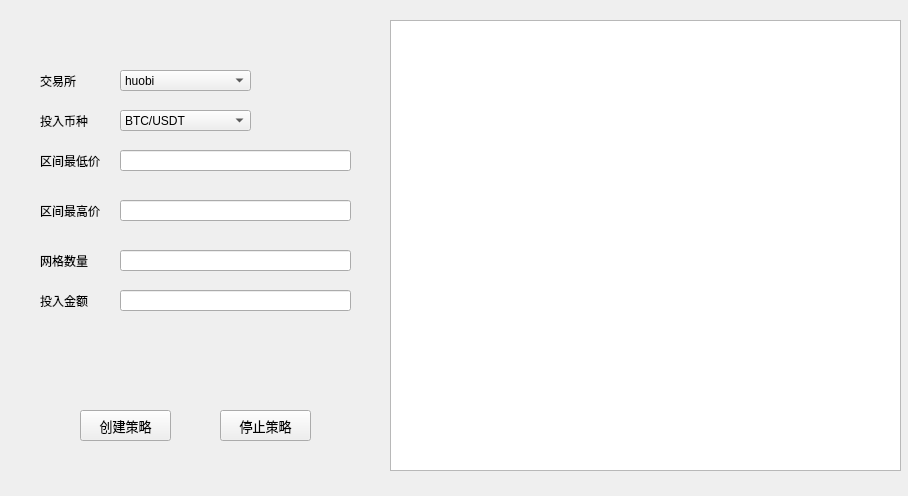
<?xml version="1.0" encoding="UTF-8"?>
<ui version="4.0">
 <class>MainWindow</class>
 <widget class="QMainWindow" name="MainWindow">
  <property name="geometry">
   <rect>
    <x>0</x>
    <y>0</y>
    <width>908</width>
    <height>496</height>
   </rect>
  </property>
  <property name="cursor">
   <cursorShape>ArrowCursor</cursorShape>
  </property>
  <property name="windowTitle">
   <string>网格策略交易自动化 v1.0 mm</string>
  </property>
  <widget class="QWidget" name="centralwidget">
   <widget class="QLabel" name="exchange_name_label">
    <property name="geometry">
     <rect>
      <x>40</x>
      <y>70</y>
      <width>51</width>
      <height>21</height>
     </rect>
    </property>
    <property name="font">
     <font>
      <family>微软雅黑</family>
     </font>
    </property>
    <property name="text">
     <string>交易所</string>
    </property>
   </widget>
   <widget class="QLabel" name="symbol_label">
    <property name="geometry">
     <rect>
      <x>40</x>
      <y>110</y>
      <width>71</width>
      <height>21</height>
     </rect>
    </property>
    <property name="font">
     <font>
      <family>微软雅黑</family>
     </font>
    </property>
    <property name="text">
     <string>投入币种</string>
    </property>
   </widget>
   <widget class="QLabel" name="grid_min_price_label">
    <property name="geometry">
     <rect>
      <x>40</x>
      <y>150</y>
      <width>71</width>
      <height>21</height>
     </rect>
    </property>
    <property name="font">
     <font>
      <family>微软雅黑</family>
     </font>
    </property>
    <property name="text">
     <string>区间最低价</string>
    </property>
   </widget>
   <widget class="QLabel" name="grid_max_price_label">
    <property name="geometry">
     <rect>
      <x>40</x>
      <y>200</y>
      <width>71</width>
      <height>21</height>
     </rect>
    </property>
    <property name="font">
     <font>
      <family>微软雅黑</family>
     </font>
    </property>
    <property name="text">
     <string>区间最高价</string>
    </property>
   </widget>
   <widget class="QLabel" name="grid_num_label">
    <property name="geometry">
     <rect>
      <x>40</x>
      <y>250</y>
      <width>71</width>
      <height>21</height>
     </rect>
    </property>
    <property name="font">
     <font>
      <family>微软雅黑</family>
     </font>
    </property>
    <property name="text">
     <string>网格数量</string>
    </property>
   </widget>
   <widget class="QPushButton" name="create_btn">
    <property name="geometry">
     <rect>
      <x>80</x>
      <y>410</y>
      <width>91</width>
      <height>31</height>
     </rect>
    </property>
    <property name="font">
     <font>
      <family>微软雅黑</family>
      <pointsize>10</pointsize>
      <weight>50</weight>
      <bold>false</bold>
     </font>
    </property>
    <property name="cursor">
     <cursorShape>ArrowCursor</cursorShape>
    </property>
    <property name="text">
     <string>创建策略</string>
    </property>
   </widget>
   <widget class="QLabel" name="grid_money_label">
    <property name="geometry">
     <rect>
      <x>40</x>
      <y>290</y>
      <width>71</width>
      <height>21</height>
     </rect>
    </property>
    <property name="font">
     <font>
      <family>微软雅黑</family>
     </font>
    </property>
    <property name="text">
     <string>投入金额</string>
    </property>
   </widget>
   <widget class="QComboBox" name="exchange_name_list">
    <property name="geometry">
     <rect>
      <x>120</x>
      <y>70</y>
      <width>131</width>
      <height>21</height>
     </rect>
    </property>
    <item>
     <property name="text">
      <string extracomment="火币">huobi</string>
     </property>
    </item>
    <item>
     <property name="text">
      <string extracomment="okex">okex</string>
     </property>
    </item>
    <item>
     <property name="text">
      <string extracomment="币安">binance</string>
     </property>
    </item>
   </widget>
   <widget class="QComboBox" name="symbol_list">
    <property name="geometry">
     <rect>
      <x>120</x>
      <y>110</y>
      <width>131</width>
      <height>21</height>
     </rect>
    </property>
    <item>
     <property name="text">
      <string>BTC/USDT</string>
     </property>
    </item>
    <item>
     <property name="text">
      <string>ETH/USDT</string>
     </property>
    </item>
    <item>
     <property name="text">
      <string>TRX/USDT</string>
     </property>
    </item>
   </widget>
   <widget class="QLineEdit" name="grid_min_price">
    <property name="geometry">
     <rect>
      <x>120</x>
      <y>150</y>
      <width>231</width>
      <height>21</height>
     </rect>
    </property>
   </widget>
   <widget class="QLineEdit" name="grid_max_price">
    <property name="geometry">
     <rect>
      <x>120</x>
      <y>200</y>
      <width>231</width>
      <height>21</height>
     </rect>
    </property>
   </widget>
   <widget class="QLineEdit" name="grid_num">
    <property name="geometry">
     <rect>
      <x>120</x>
      <y>250</y>
      <width>231</width>
      <height>21</height>
     </rect>
    </property>
   </widget>
   <widget class="QLineEdit" name="grid_money">
    <property name="geometry">
     <rect>
      <x>120</x>
      <y>290</y>
      <width>231</width>
      <height>21</height>
     </rect>
    </property>
   </widget>
   <widget class="QPushButton" name="stop_btn">
    <property name="geometry">
     <rect>
      <x>220</x>
      <y>410</y>
      <width>91</width>
      <height>31</height>
     </rect>
    </property>
    <property name="font">
     <font>
      <family>微软雅黑</family>
      <pointsize>10</pointsize>
      <weight>50</weight>
      <bold>false</bold>
     </font>
    </property>
    <property name="cursor">
     <cursorShape>ArrowCursor</cursorShape>
    </property>
    <property name="text">
     <string>停止策略</string>
    </property>
   </widget>
   <widget class="QTextBrowser" name="textBrowser">
    <property name="geometry">
     <rect>
      <x>390</x>
      <y>20</y>
      <width>511</width>
      <height>451</height>
     </rect>
    </property>
   </widget>
  </widget>
 </widget>
 <resources/>
 <connections/>
</ui>
